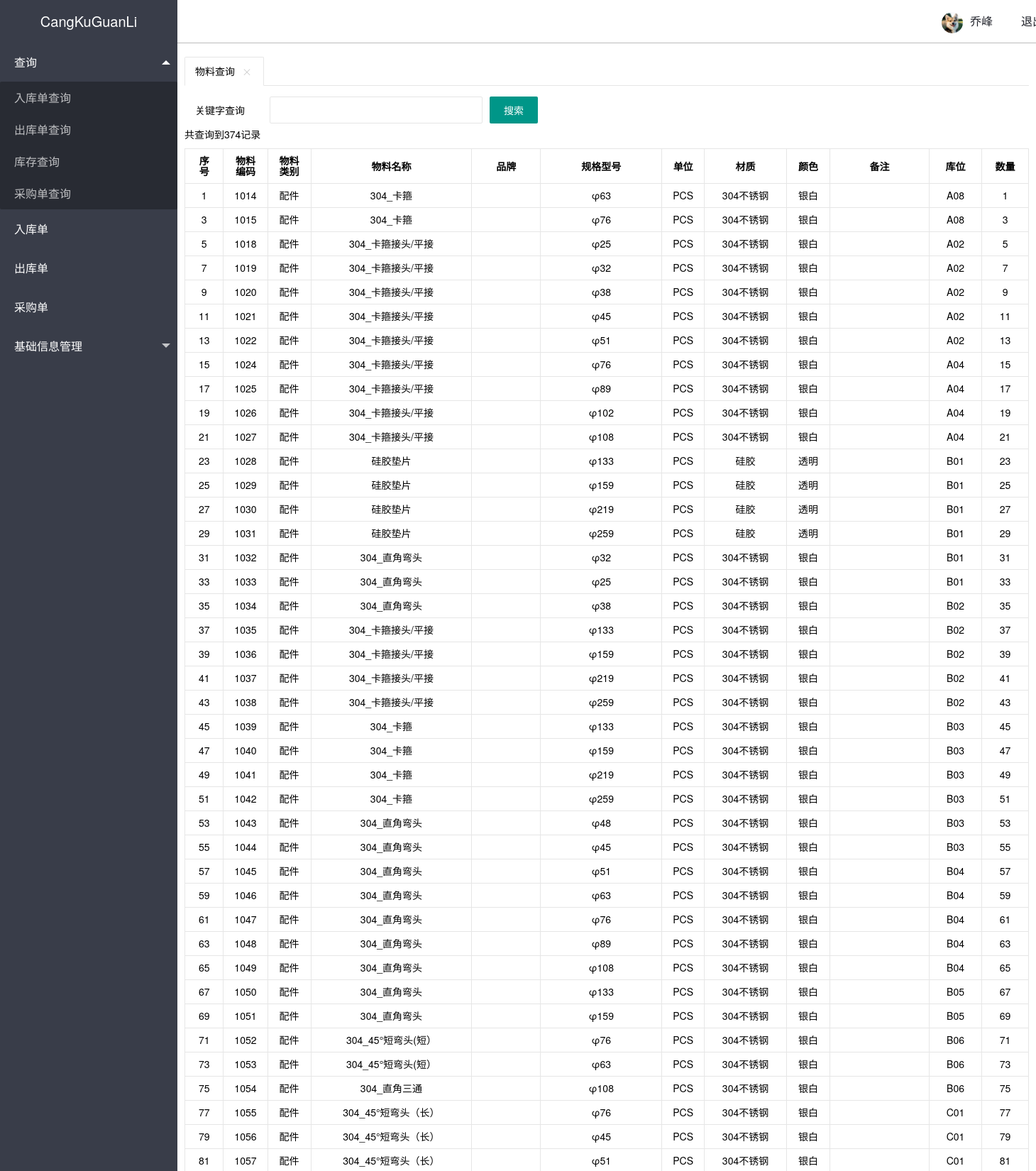
Page /admin/qf_cx_kucunchaxun.php (upper part) on the committed database.
### tables this page shows
CREATE TABLE IF NOT EXISTS `qf_wuliaoxinxi` (
  `id` int(8) NOT NULL AUTO_INCREMENT,
  `wu_liao_lei_bie` varchar(8) NOT NULL,
  `wu_liao_ming_cheng` varchar(20) NOT NULL,
  `wu_liao_pin_pai` varchar(10) NOT NULL,
  `gui_ge_xing_hao` varchar(30) NOT NULL,
  `dan_wei` varchar(8) NOT NULL DEFAULT 'PCS',
  `cai_zhi` varchar(8) NOT NULL,
  `color` varchar(8) NOT NULL DEFAULT '本色',
  `bei_zhu` varchar(20) NOT NULL,
  `ku_wei` varchar(8) NOT NULL,
  PRIMARY KEY (`id`)
);

### admin/qf_cx_kucunchaxun.php (the view, shortened to what this page needs)
<?php include '../inc/header.inc.php'?>
<form class="layui-form" action="<?php echo $_SERVER['PHP_SELF']; ?>" method="get">
    <div class="layui-form-item">
      <label class="layui-form-label">关键字查询</label>
      <div class="layui-input-block-wlxc">
        <input type="text" lay-verify="title" name="keyword" class="layui-input">
      </div>
      <button type="submit" class="layui-btn">搜索</button>
    </div>
    </form>
    <?php
    $link=connect();
    $keyWord = $_GET['keyword'];
    $res = mysqli_query($link, 'select * from qf_wuliaoxinxi where (wu_liao_ming_cheng like "%'.$keyWord.'%" or gui_ge_xing_hao like "%'.$keyWord.'%")');
    echo '共查询到',mysqli_num_rows($res),'记录';
    echo
    '<table class="layui-G-table">
      <thead>
        <tr>
        <th style=width:8px;>序号</th>
        <th style=width:25px;>物料编码</th>
        <th style=width:30px;>物料类别</th>
        <th>物料名称</th>
        <th>品牌</th>
        <th>规格型号</th>
        <th style=width:25px;>单位</th>
        <th>材质</th>
        <th style=width:30px;>颜色</th>
        <th>备注</th>
        <th>库位</th>
        <th>数量</th>
        </tr>';
        $i = 1;
    while($row = mysqli_fetch_array($res)){
        echo
        '<tr>
        <td>'. $i .'</td>
        <td>'.$row['id'],'</td>
        <td>'.$row['wu_liao_lei_bie'],'</td>
        <td>',$row['wu_liao_ming_cheng'],'</td>
        <td>',$row['wu_liao_pin_pai']."</td>
        <td>",$row['gui_ge_xing_hao'],"</td>
        <td>",$row['dan_wei'],"</td>
        <td>",$row['cai_zhi'],"</td>
        <td>",$row['color'],"</td>
        <td>",$row['bei_zhu'],"</td>
        <td>",$row['ku_wei'],"</td>
        <td>",$i++."</td>
        </tr>";
        $i++;
    }
    echo '</table>';
    ?>
<?php include '../inc/footer.inc.php'?>

### rows in the picture
qf_wuliaoxinxi: id "1014", wu_liao_lei_bie "配件", wu_liao_ming_cheng "304_卡箍", gui_ge_xing_hao "φ63", dan_wei "PCS", cai_zhi "304不锈钢", color "银白", ku_wei "A08"
qf_wuliaoxinxi: id "1015", wu_liao_lei_bie "配件", wu_liao_ming_cheng "304_卡箍", gui_ge_xing_hao "φ76", dan_wei "PCS", cai_zhi "304不锈钢", color "银白", ku_wei "A08"
qf_wuliaoxinxi: id "1018", wu_liao_lei_bie "配件", wu_liao_ming_cheng "304_卡箍接头/平接", gui_ge_xing_hao "φ25", dan_wei "PCS", cai_zhi "304不锈钢", color "银白", ku_wei "A02"
qf_wuliaoxinxi: id "1019", wu_liao_lei_bie "配件", wu_liao_ming_cheng "304_卡箍接头/平接", gui_ge_xing_hao "φ32", dan_wei "PCS", cai_zhi "304不锈钢", color "银白", ku_wei "A02"
qf_wuliaoxinxi: id "1020", wu_liao_lei_bie "配件", wu_liao_ming_cheng "304_卡箍接头/平接", gui_ge_xing_hao "φ38", dan_wei "PCS", cai_zhi "304不锈钢", color "银白", ku_wei "A02"
qf_wuliaoxinxi: id "1021", wu_liao_lei_bie "配件", wu_liao_ming_cheng "304_卡箍接头/平接", gui_ge_xing_hao "φ45", dan_wei "PCS", cai_zhi "304不锈钢", color "银白", ku_wei "A02"
qf_wuliaoxinxi: id "1022", wu_liao_lei_bie "配件", wu_liao_ming_cheng "304_卡箍接头/平接", gui_ge_xing_hao "φ51", dan_wei "PCS", cai_zhi "304不锈钢", color "银白", ku_wei "A02"
qf_wuliaoxinxi: id "1024", wu_liao_lei_bie "配件", wu_liao_ming_cheng "304_卡箍接头/平接", gui_ge_xing_hao "φ76", dan_wei "PCS", cai_zhi "304不锈钢", color "银白", ku_wei "A04"
qf_wuliaoxinxi: id "1025", wu_liao_lei_bie "配件", wu_liao_ming_cheng "304_卡箍接头/平接", gui_ge_xing_hao "φ89", dan_wei "PCS", cai_zhi "304不锈钢", color "银白", ku_wei "A04"
qf_wuliaoxinxi: id "1026", wu_liao_lei_bie "配件", wu_liao_ming_cheng "304_卡箍接头/平接", gui_ge_xing_hao "φ102", dan_wei "PCS", cai_zhi "304不锈钢", color "银白", ku_wei "A04"
qf_wuliaoxinxi: id "1027", wu_liao_lei_bie "配件", wu_liao_ming_cheng "304_卡箍接头/平接", gui_ge_xing_hao "φ108", dan_wei "PCS", cai_zhi "304不锈钢", color "银白", ku_wei "A04"
qf_wuliaoxinxi: id "1028", wu_liao_lei_bie "配件", wu_liao_ming_cheng "硅胶垫片", gui_ge_xing_hao "φ133", dan_wei "PCS", cai_zhi "硅胶", color "透明", ku_wei "B01"
qf_wuliaoxinxi: id "1029", wu_liao_lei_bie "配件", wu_liao_ming_cheng "硅胶垫片", gui_ge_xing_hao "φ159", dan_wei "PCS", cai_zhi "硅胶", color "透明", ku_wei "B01"
qf_wuliaoxinxi: id "1030", wu_liao_lei_bie "配件", wu_liao_ming_cheng "硅胶垫片", gui_ge_xing_hao "φ219", dan_wei "PCS", cai_zhi "硅胶", color "透明", ku_wei "B01"
qf_wuliaoxinxi: id "1031", wu_liao_lei_bie "配件", wu_liao_ming_cheng "硅胶垫片", gui_ge_xing_hao "φ259", dan_wei "PCS", cai_zhi "硅胶", color "透明", ku_wei "B01"
qf_wuliaoxinxi: id "1032", wu_liao_lei_bie "配件", wu_liao_ming_cheng "304_直角弯头", gui_ge_xing_hao "φ32", dan_wei "PCS", cai_zhi "304不锈钢", color "银白", ku_wei "B01"
qf_wuliaoxinxi: id "1033", wu_liao_lei_bie "配件", wu_liao_ming_cheng "304_直角弯头", gui_ge_xing_hao "φ25", dan_wei "PCS", cai_zhi "304不锈钢", color "银白", ku_wei "B01"
qf_wuliaoxinxi: id "1034", wu_liao_lei_bie "配件", wu_liao_ming_cheng "304_直角弯头", gui_ge_xing_hao "φ38", dan_wei "PCS", cai_zhi "304不锈钢", color "银白", ku_wei "B02"
qf_wuliaoxinxi: id "1035", wu_liao_lei_bie "配件", wu_liao_ming_cheng "304_卡箍接头/平接", gui_ge_xing_hao "φ133", dan_wei "PCS", cai_zhi "304不锈钢", color "银白", ku_wei "B02"
qf_wuliaoxinxi: id "1036", wu_liao_lei_bie "配件", wu_liao_ming_cheng "304_卡箍接头/平接", gui_ge_xing_hao "φ159", dan_wei "PCS", cai_zhi "304不锈钢", color "银白", ku_wei "B02"
qf_wuliaoxinxi: id "1037", wu_liao_lei_bie "配件", wu_liao_ming_cheng "304_卡箍接头/平接", gui_ge_xing_hao "φ219", dan_wei "PCS", cai_zhi "304不锈钢", color "银白", ku_wei "B02"
qf_wuliaoxinxi: id "1038", wu_liao_lei_bie "配件", wu_liao_ming_cheng "304_卡箍接头/平接", gui_ge_xing_hao "φ259", dan_wei "PCS", cai_zhi "304不锈钢", color "银白", ku_wei "B02"
qf_wuliaoxinxi: id "1039", wu_liao_lei_bie "配件", wu_liao_ming_cheng "304_卡箍", gui_ge_xing_hao "φ133", dan_wei "PCS", cai_zhi "304不锈钢", color "银白", ku_wei "B03"
qf_wuliaoxinxi: id "1040", wu_liao_lei_bie "配件", wu_liao_ming_cheng "304_卡箍", gui_ge_xing_hao "φ159", dan_wei "PCS", cai_zhi "304不锈钢", color "银白", ku_wei "B03"
qf_wuliaoxinxi: id "1041", wu_liao_lei_bie "配件", wu_liao_ming_cheng "304_卡箍", gui_ge_xing_hao "φ219", dan_wei "PCS", cai_zhi "304不锈钢", color "银白", ku_wei "B03"
qf_wuliaoxinxi: id "1042", wu_liao_lei_bie "配件", wu_liao_ming_cheng "304_卡箍", gui_ge_xing_hao "φ259", dan_wei "PCS", cai_zhi "304不锈钢", color "银白", ku_wei "B03"
qf_wuliaoxinxi: id "1043", wu_liao_lei_bie "配件", wu_liao_ming_cheng "304_直角弯头", gui_ge_xing_hao "φ48", dan_wei "PCS", cai_zhi "304不锈钢", color "银白", ku_wei "B03"
qf_wuliaoxinxi: id "1044", wu_liao_lei_bie "配件", wu_liao_ming_cheng "304_直角弯头", gui_ge_xing_hao "φ45", dan_wei "PCS", cai_zhi "304不锈钢", color "银白", ku_wei "B03"
qf_wuliaoxinxi: id "1045", wu_liao_lei_bie "配件", wu_liao_ming_cheng "304_直角弯头", gui_ge_xing_hao "φ51", dan_wei "PCS", cai_zhi "304不锈钢", color "银白", ku_wei "B04"
qf_wuliaoxinxi: id "1046", wu_liao_lei_bie "配件", wu_liao_ming_cheng "304_直角弯头", gui_ge_xing_hao "φ63", dan_wei "PCS", cai_zhi "304不锈钢", color "银白", ku_wei "B04"
qf_wuliaoxinxi: id "1047", wu_liao_lei_bie "配件", wu_liao_ming_cheng "304_直角弯头", gui_ge_xing_hao "φ76", dan_wei "PCS", cai_zhi "304不锈钢", color "银白", ku_wei "B04"
qf_wuliaoxinxi: id "1048", wu_liao_lei_bie "配件", wu_liao_ming_cheng "304_直角弯头", gui_ge_xing_hao "φ89", dan_wei "PCS", cai_zhi "304不锈钢", color "银白", ku_wei "B04"
qf_wuliaoxinxi: id "1049", wu_liao_lei_bie "配件", wu_liao_ming_cheng "304_直角弯头", gui_ge_xing_hao "φ108", dan_wei "PCS", cai_zhi "304不锈钢", color "银白", ku_wei "B04"
qf_wuliaoxinxi: id "1050", wu_liao_lei_bie "配件", wu_liao_ming_cheng "304_直角弯头", gui_ge_xing_hao "φ133", dan_wei "PCS", cai_zhi "304不锈钢", color "银白", ku_wei "B05"
qf_wuliaoxinxi: id "1051", wu_liao_lei_bie "配件", wu_liao_ming_cheng "304_直角弯头", gui_ge_xing_hao "φ159", dan_wei "PCS", cai_zhi "304不锈钢", color "银白", ku_wei "B05"
qf_wuliaoxinxi: id "1052", wu_liao_lei_bie "配件", wu_liao_ming_cheng "304_45°短弯头(短）", gui_ge_xing_hao "φ76", dan_wei "PCS", cai_zhi "304不锈钢", color "银白", ku_wei "B06"
qf_wuliaoxinxi: id "1053", wu_liao_lei_bie "配件", wu_liao_ming_cheng "304_45°短弯头(短）", gui_ge_xing_hao "φ63", dan_wei "PCS", cai_zhi "304不锈钢", color "银白", ku_wei "B06"
qf_wuliaoxinxi: id "1054", wu_liao_lei_bie "配件", wu_liao_ming_cheng "304_直角三通", gui_ge_xing_hao "φ108", dan_wei "PCS", cai_zhi "304不锈钢", color "银白", ku_wei "B06"
qf_wuliaoxinxi: id "1055", wu_liao_lei_bie "配件", wu_liao_ming_cheng "304_45°短弯头（长）", gui_ge_xing_hao "φ76", dan_wei "PCS", cai_zhi "304不锈钢", color "银白", ku_wei "C01"
qf_wuliaoxinxi: id "1056", wu_liao_lei_bie "配件", wu_liao_ming_cheng "304_45°短弯头（长）", gui_ge_xing_hao "φ45", dan_wei "PCS", cai_zhi "304不锈钢", color "银白", ku_wei "C01"
qf_wuliaoxinxi: id "1057", wu_liao_lei_bie "配件", wu_liao_ming_cheng "304_45°短弯头（长）", gui_ge_xing_hao "φ51", dan_wei "PCS", cai_zhi "304不锈钢", color "银白", ku_wei "C01"

### other values in the picture
$template['title'] "物料查询"
mysqli_num_rows($res) "374"
